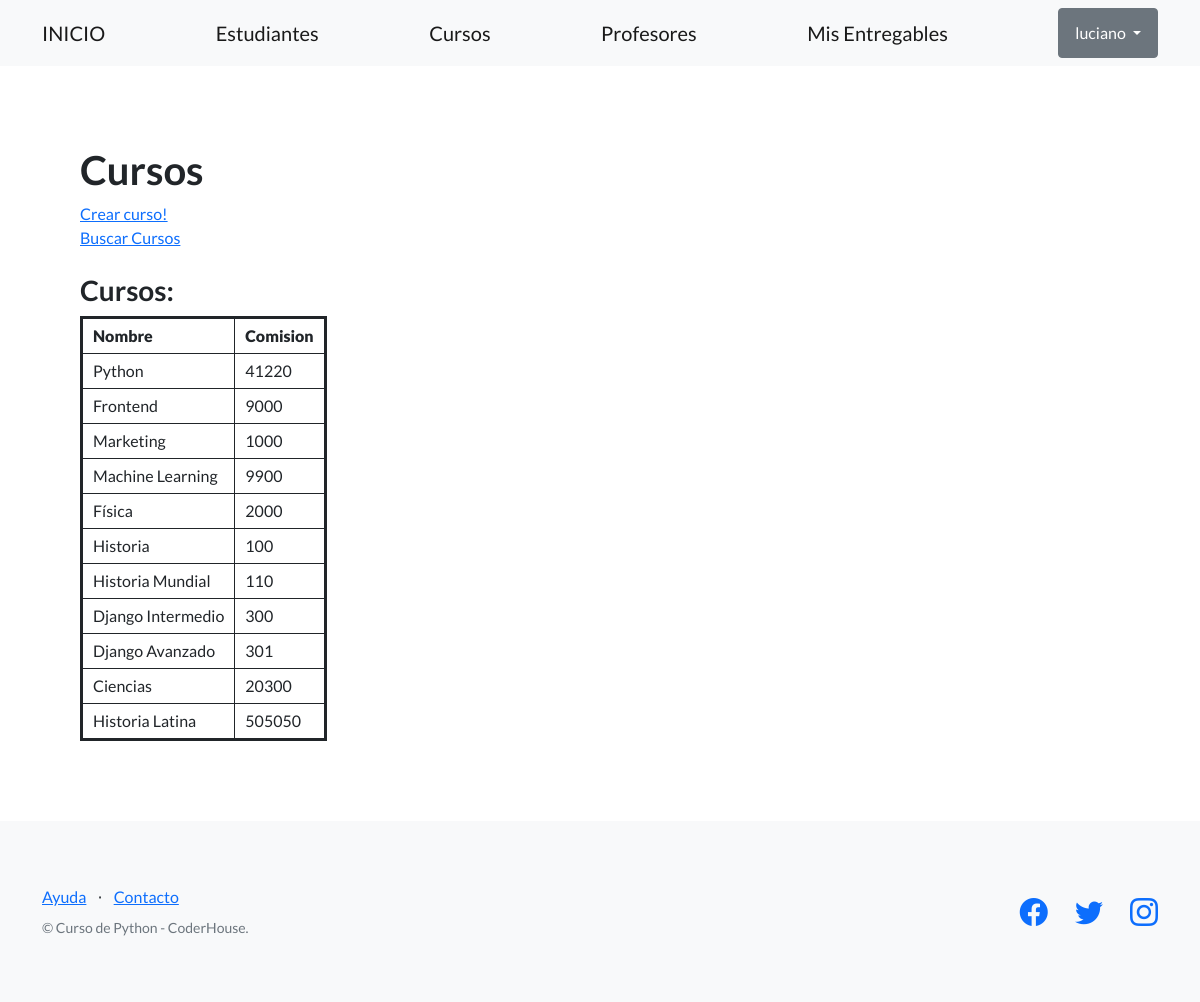
The app's page /plataforma-coder/cursos/ (signed in) with its own data.
### AppCoder/models.py (models this page shows, shortened)
class Curso(models.Model):
    nombre = models.CharField(max_length=128)
    comision = models.IntegerField()

### AppCoder/views.py (the view)
# urls.py: path('cursos/', views.cursos, name="cursos"),
@login_required
def cursos(request):
    cursos = Curso.objects.all()
    return render(request, "AppCoder/cursos.html", {'cursos': cursos})

### AppCoder/templates/AppCoder/cursos.html (shortened to what this page needs)
{% extends "AppCoder/plantilla_base.html" %}
{% block contenido_base %}
<h1>Cursos</h1>
<a href="{% url 'crear_curso' %}">Crear curso!</a>
<br>
<a href="{% url 'busqueda_curso_form' %}">Buscar Cursos</a>
<br><br>
<h3>Cursos:</h3>
<table class="coder-table">
  <tbody>
    <tr>
      <th>
        <strong>Nombre</strong>
      </th>
      <th>
        <strong>Comision</strong>
      </th>
    </tr>
    {% for curso in cursos %}
    <tr>
      <td>{{curso.nombre}}</td>
      <td>{{curso.comision}}</td>
    </tr>
    {% endfor %}
  </tbody>
</table>
{% endblock contenido_base %}

### AppCoder/templates/AppCoder/plantilla_base.html (shortened to what this page needs)
{% load static %}
<!DOCTYPE html>
<html lang="en">
    <head>
        <link href="https://cdn.jsdelivr.net/npm/bootstrap-icons@1.5.0/font/bootstrap-icons.css" rel="stylesheet" type="text/css" />
        <link href="{% static 'AppCoder/css/styles.css' %}" rel="stylesheet" />
    </head>
    <body>
        <nav class="navbar navbar-light bg-light static-top">
            <div class="container">
                <a class="navbar-brand" href="{% url 'inicio' %}">INICIO</a>
                <a class="navbar-brand" href="{% url 'estudiantes' %}">Estudiantes</a>
                <a class="navbar-brand" href="{% url 'cursos' %}">Cursos</a>
                <a class="navbar-brand" href="{% url 'profesores' %}">Profesores</a>
                <a class="navbar-brand" href="{% url 'entregables' %}">Mis Entregables</a>
                {% if user.is_authenticated %}
                <div class="dropdown">
                    <button class="btn btn-secondary dropdown-toggle" type="button" id="dropdownMenuButton1" data-bs-toggle="dropdown" aria-expanded="false">
                      {{ user.username }}
                    </button>
                  </div>
                {% else %}
                <a class="btn btn-primary" href="{% url 'register' %}">REGISTRARSE</a>
                {% endif %}
            </div>
        </nav>
        <section style="padding:80px;">
            {% block contenido_base %}
            {% endblock contenido_base %}
        </section>
        <footer class="footer bg-light">
            <div class="container">
                <div class="row">
                    <div class="col-lg-6 h-100 text-center text-lg-start my-auto">
                        <ul class="list-inline mb-2">
                            <li class="list-inline-item"><a href="#!">Ayuda</a></li>
                            <li class="list-inline-item">⋅</li>
                            <li class="list-inline-item"><a href="#!">Contacto</a></li>
                        </ul>
                        <p class="text-muted small mb-4 mb-lg-0">&copy; Curso de Python - CoderHouse.</p>
                    </div>
                    <div class="col-lg-6 h-100 text-center text-lg-end my-auto">
                        <ul class="list-inline mb-0">
                            <li class="list-inline-item me-4">
                                <a href="#!"><i class="bi-facebook fs-3"></i></a>
                            </li>
                            <li class="list-inline-item me-4">
                                <a href="#!"><i class="bi-twitter fs-3"></i></a>
                            </li>
                            <li class="list-inline-item">
                                <a href="https://www.instagram.com/espndeportes/?hl=es"><i class="bi-instagram fs-3"></i></a>
                            </li>
                        </ul>
                    </div>
                </div>
            </div>
        </footer>
    </body>
</html>

### AppCoder/templates/AppCoder/cursos.html (style rules this page uses)
table.coder-table { border:3px solid; }
th, td { border:1px solid; padding:5px 10px; }

### records on screen
Curso: nombre "Python", comision "41220"
Curso: nombre "Frontend", comision "9000"
Curso: nombre "Marketing", comision "1000"
Curso: nombre "Machine Learning", comision "9900"
Curso: nombre "Física", comision "2000"
Curso: nombre "Historia", comision "100"
Curso: nombre "Historia Mundial", comision "110"
Curso: nombre "Django Intermedio", comision "300"
Curso: nombre "Django Avanzado", comision "301"
Curso: nombre "Ciencias", comision "20300"
Curso: nombre "Historia Latina", comision "505050"

### other values on screen
{{ user.username }} "luciano"
